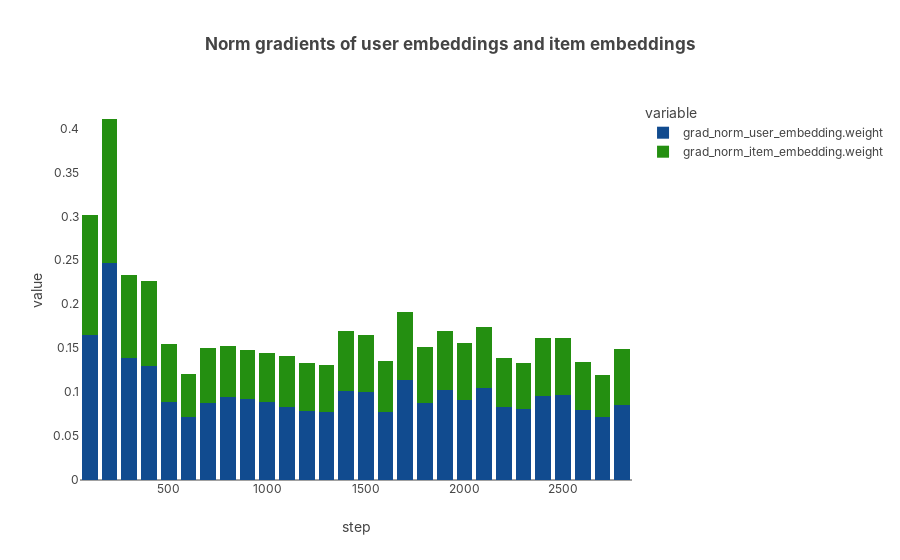

This figure's notebook cell:
### Code cell
fig = px.bar(
    step_metrics_df,
    x='step',
    y=['grad_norm_user_embedding.weight', 'grad_norm_item_embedding.weight'],
    title='Norm gradients of user embeddings and item embeddings',
    height=500
)
fig.update_layout(showlegend=True, barmode='stack')
fig.show()

### Figure 1 — Plotly figure (JSON) as saved in the notebook; plotly's stock layout.template omitted (floating-point values rounded to 4 significant figures)
{"data": [{"alignmentgroup": "True", "hovertemplate": "variable=grad_norm_user_embedding.weight<br>step=%{x}<br>value=%{y}<extra></extra>", "legendgroup": "grad_norm_user_embedding.weight", "marker": {"color": "#114B8F", "pattern": {"shape": ""}}, "name": "grad_norm_user_embedding.weight", "offsetgroup": "grad_norm_user_embedding.weight", "orientation": "v", "showlegend": true, "textposition": "auto", "type": "bar", "x": [100, 200, 300, 400, 500, 600, 700, 800, 900, 1000, 1100, 1200, 1300, 1400, 1500, 1600, 1700, 1800, 1900, 2000, 2100, 2200, 2300, 2400, 2500, 2600, 2700, 2800], "xaxis": "x", "y": [0.1653, 0.2474, 0.1392, 0.1294, 0.08839, 0.07186, 0.08786, 0.0946, 0.09203, 0.08889, 0.0836, 0.07827, 0.07746, 0.1012, 0.09994, 0.07758, 0.1141, 0.088, 0.1018, 0.0915, 0.1048, 0.08363, 0.08023, 0.09519, 0.09646, 0.07924, 0.07195, 0.08509], "yaxis": "y"}, {"alignmentgroup": "True", "hovertemplate": "variable=grad_norm_item_embedding.weight<br>step=%{x}<br>value=%{y}<extra></extra>", "legendgroup": "grad_norm_item_embedding.weight", "marker": {"color": "#248F11", "pattern": {"shape": ""}}, "name": "grad_norm_item_embedding.weight", "offsetgroup": "grad_norm_item_embedding.weight", "orientation": "v", "showlegend": true, "textposition": "auto", "type": "bar", "x": [100, 200, 300, 400, 500, 600, 700, 800, 900, 1000, 1100, 1200, 1300, 1400, 1500, 1600, 1700, 1800, 1900, 2000, 2100, 2200, 2300, 2400, 2500, 2600, 2700, 2800], "xaxis": "x", "y": [0.1367, 0.1633, 0.09448, 0.09645, 0.06678, 0.04857, 0.06277, 0.05758, 0.05631, 0.05596, 0.05759, 0.0544, 0.05285, 0.06866, 0.06458, 0.05747, 0.07746, 0.06382, 0.06772, 0.06459, 0.06878, 0.05534, 0.05273, 0.06661, 0.06535, 0.0546, 0.04792, 0.06421], "yaxis": "y"}], "layout": {"autosize": true, "barmode": "stack", "legend": {"title": {"text": "variable"}, "tracegroupgap": 0}, "showlegend": true, "title": {"text": "Norm gradients of user embeddings and item embeddings"}, "xaxis": {"anchor": "y", "autorange": true, "domain": [0, 1], "range": [50, 2850], "title": {"text": "step"}, "type": "linear"}, "yaxis": {"anchor": "x", "autorange": true, "domain": [0, 1], "range": [0, 0.4323], "title": {"text": "value"}, "type": "linear"}}}
